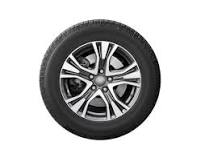
#> input picture template_matching/images.jpeg, 201 x 162 px
$ python test_1.py
#> lines starting #> are read from the running program, lines starting #| are printed output that depends on the picture; long printed decimals are rounded
import cv2
import numpy as np

def calculate_rotation_angle(initial_image_path, current_image_path):
    # Read the images
#> called with initial_image_path = 'images.jpeg', current_image_path = 'images.jpeg'
    initial_image = cv2.imread(initial_image_path)
#> initial_image is the input picture: shape (162, 201, 3); mean B, G, R 194.3, 194.2, 194.2
    current_image = cv2.imread(current_image_path)

    # Convert images to grayscale
    initial_gray = cv2.cvtColor(initial_image, cv2.COLOR_BGR2GRAY)
    current_gray = cv2.cvtColor(current_image, cv2.COLOR_BGR2GRAY)

    # Use a small region of interest (ROI) as the template (adjust as needed)
    template_size = (50, 50)
    roi_initial = initial_gray[100:100 + template_size[1], 100:100 + template_size[0]]
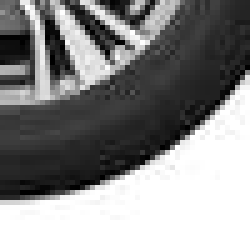
#> roi_initial: shape (50, 50) (shown 5 times larger); min 0, max 255, mean 137.1

    # Perform template matching
    result = cv2.matchTemplate(current_gray, roi_initial, cv2.TM_CCOEFF_NORMED)
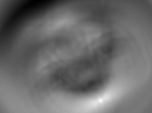
#> result: shape (113, 152) float32; min -0.692, max 1, mean 0.0181; drawn with min black and max white

    # Find the location of the best match
    _, _, _, max_loc = cv2.minMaxLoc(result)
#> max_loc = (100, 100)

    # Calculate the center coordinates of the template in the current image
    template_center = (max_loc[0] + template_size[0] // 2, max_loc[1] + template_size[1] // 2)
#> template_center = (125, 125)

    # Calculate the displacement vector
    displacement_vector = (template_center[0] - initial_image.shape[1] // 2, template_center[1] - initial_image.shape[0] // 2)
#> displacement_vector = (25, 44)

    # Calculate the angle of rotation using arctangent
    angle_of_rotation_radians = np.arctan2(displacement_vector[1], displacement_vector[0])
#> angle_of_rotation_radians = 1.05

    # Convert radians to degrees
    angle_of_rotation_degrees = np.degrees(angle_of_rotation_radians)
#> angle_of_rotation_degrees = 60.4

    return angle_of_rotation_degrees

# Example usage:
initial_image_path = 'images.jpeg'
current_image_path = 'images.jpeg'

rotation_angle = calculate_rotation_angle(initial_image_path, current_image_path)
#> rotation_angle = 60.4

print(f"Angle of rotation: {rotation_angle} degrees")
#| Angle of rotation: 60.396 degrees
